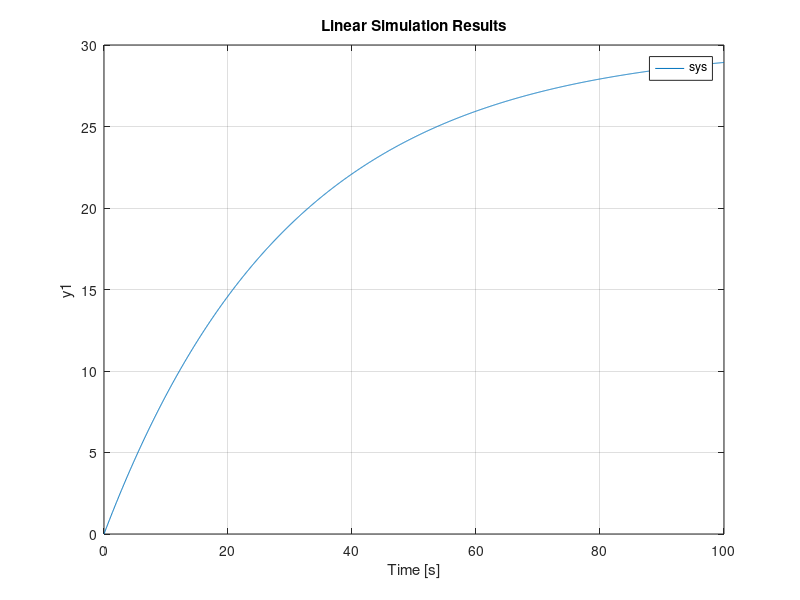

Write the MATLAB code that produced this figure.
%% Initialize the system constants
m = 1500; % kg
b = 50; % Ns/m
F = 1500; % N

%% Set up state space matrices
A = [0 1; 0 -b/m];
B = [0; 1/m];
C = [0 1];
D = [0];

%% Set up state space equations
sys = ss(A, B, C, D);

%% Simulate the model
t = [0 : 0.05 : 100];
u = F * ones(size(t));
lsim(sys, u, t)
axis([0 100 0 30])